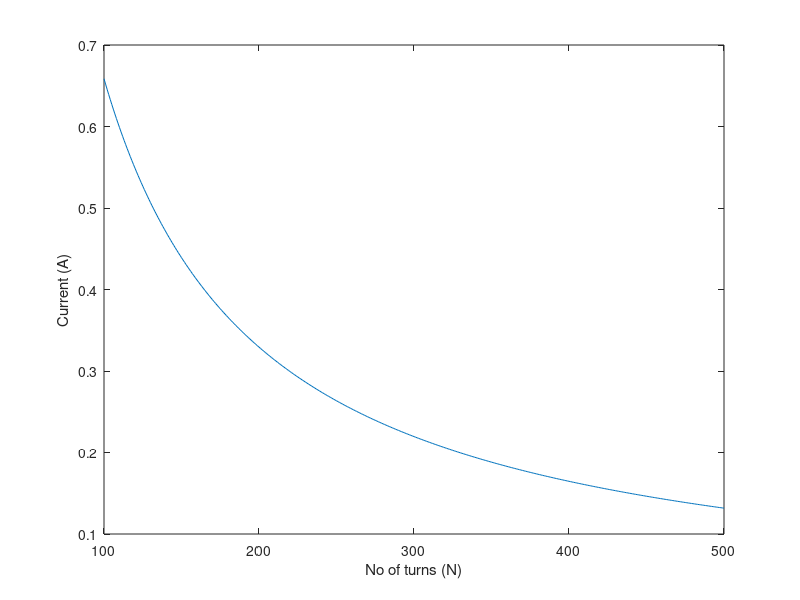
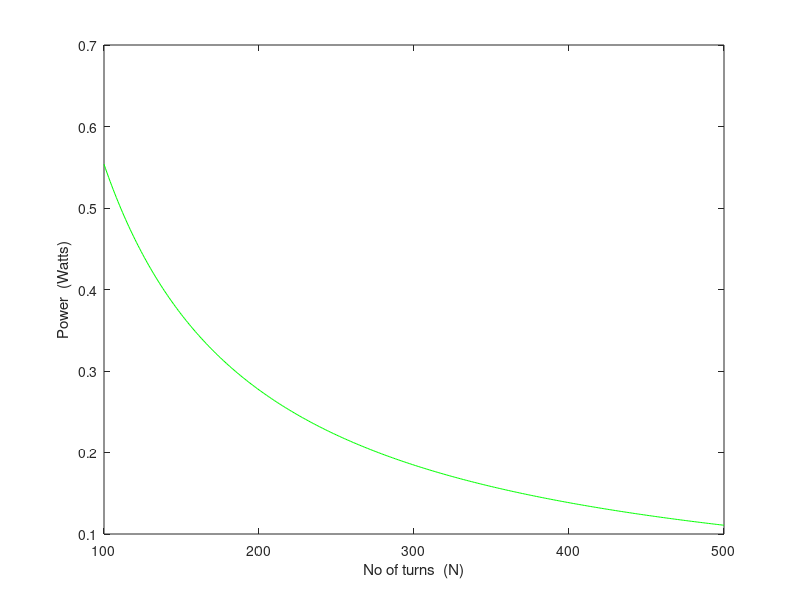

MATLAB code to generate these figures, in order:
clear
clc
close all

%NOTE: ALL IN SI
% What can we change
current = 0;
N = 0;

% Fixed stuff
length = 80e-3;
moment = 0.2;
RperLength = 0.3386;
rodRadius = 6e-3;
muR = 1453;          %stnless steel 430FR

%Stuff
currentMatrix = zeros(401,1);
nMatrix = zeros(401,1);
powerMatrix = zeros(401,1);
Nd = (4*(log(length/rodRadius) - 1))/(((length^2)/(rodRadius^2))-(4*log(length/rodRadius)));
CSarea = pi*(rodRadius^2);
tempVar = 1 + ((muR - 1)/(1 + (Nd*(muR - 1))));

for N = 100:500
    current = moment/(N*CSarea*tempVar);
    currentMatrix(N-99,1) = current;
    nMatrix(N-99,1) = N;
    Rnet = RperLength*2*pi*rodRadius*N;
    voltage = current*Rnet;
    power = voltage*current;
    powerMatrix(N-99,1) = power;
end

%plot
fig1 = figure();
plot(nMatrix,currentMatrix);
xlabel('No of turns (N)');
ylabel('Current (A)');

fig2 = figure();
plot(nMatrix,powerMatrix,'g');
xlabel('No of turns  (N)');
ylabel('Power  (Watts)');
